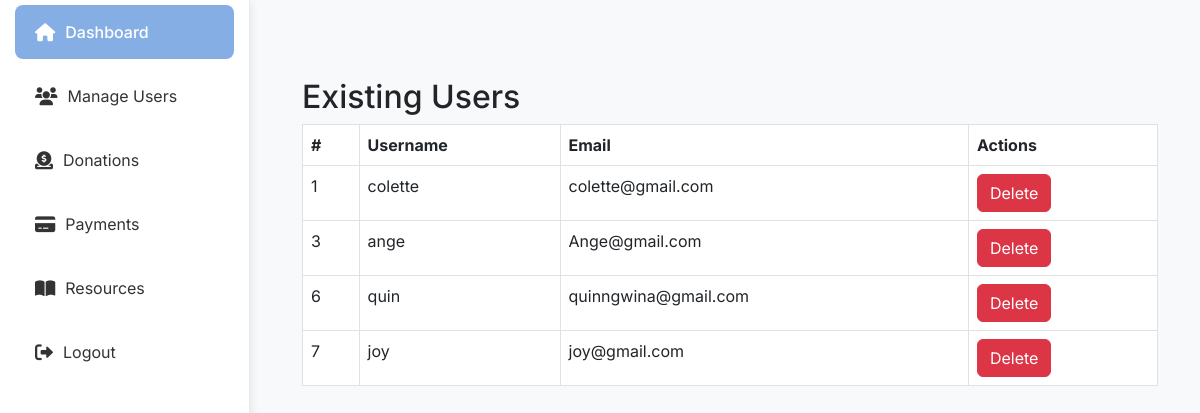
Page /adminpanel/user.php on the committed database.
### tables this page shows
CREATE TABLE `users` (
  `id` int(11) NOT NULL,
  `username` varchar(50) NOT NULL,
  `email` varchar(100) NOT NULL,
  `phone` varchar(20) DEFAULT NULL,
  `password` varchar(255) NOT NULL,
  `created_at` timestamp NOT NULL DEFAULT current_timestamp(),
  `role` varchar(255) NOT NULL
);

### adminpanel/user.php (the view, shortened to what this page needs)
<?php
include_once 'db_connection.php';
$query = $pdo->query("SELECT * FROM users");
$users = $query->fetchAll(PDO::FETCH_ASSOC);
?>
<!DOCTYPE html>
<html lang="en">
<head>
    <link rel="stylesheet" href="https://cdnjs.cloudflare.com/ajax/libs/font-awesome/6.0.0-beta3/css/all.min.css">
    <link rel="stylesheet" href="https://cdn.jsdelivr.net/npm/bootstrap@5.3.0/dist/css/bootstrap.min.css">
</head>
<body>
 <?php include 'slidebar.php'; ?>
    <div class="main-content">
        <div class="container mt-5">
            <h2>Existing Users</h2>
            <table class="table table-bordered">
                <thead>
                    <tr>
                        <th>#</th>
                        <th>Username</th>
                        <th>Email</th>
                        <th>Actions</th>
                    </tr>
                </thead>
                <tbody>
                    <?php foreach ($users as $user): ?>
                        <tr>
                            <td><?php echo $user['id']; ?></td>
                            <td><?php echo $user['username']; ?></td>
                            <td><?php echo $user['email']; ?></td>
                            <td>
                                <a href="user.php?delete_id=<?php echo $user['id']; ?>" class="btn btn-danger">Delete</a>
                            </td>
                        </tr>
                    <?php endforeach; ?>
                </tbody>
            </table>
        </div>
    </div>
</body>
</html>

### adminpanel/user.php (style rules this page uses)
body { font-family: 'Inter', sans-serif; background-color: #f8f9fa; margin: 0; padding: 0; }
.main-content { margin-left: 260px; padding: 30px; }

### adminpanel/slidebar.php (style rules this page uses)
body { font-family: 'Inter', sans-serif; background-color: #f8f9fa; margin: 0; padding: 0; display: flex; flex-direction: column; }
.main-content { margin-left: 260px; padding: 30px; transition: margin-left 0.3s ease-in-out; }

### rows in the picture
users: id "1", username "colette", email "colette@gmail.com"
users: id "3", username "ange", email "Ange@gmail.com"
users: id "6", username "quin", email "quinngwina@gmail.com"
users: id "7", username "joy", email "joy@gmail.com"
